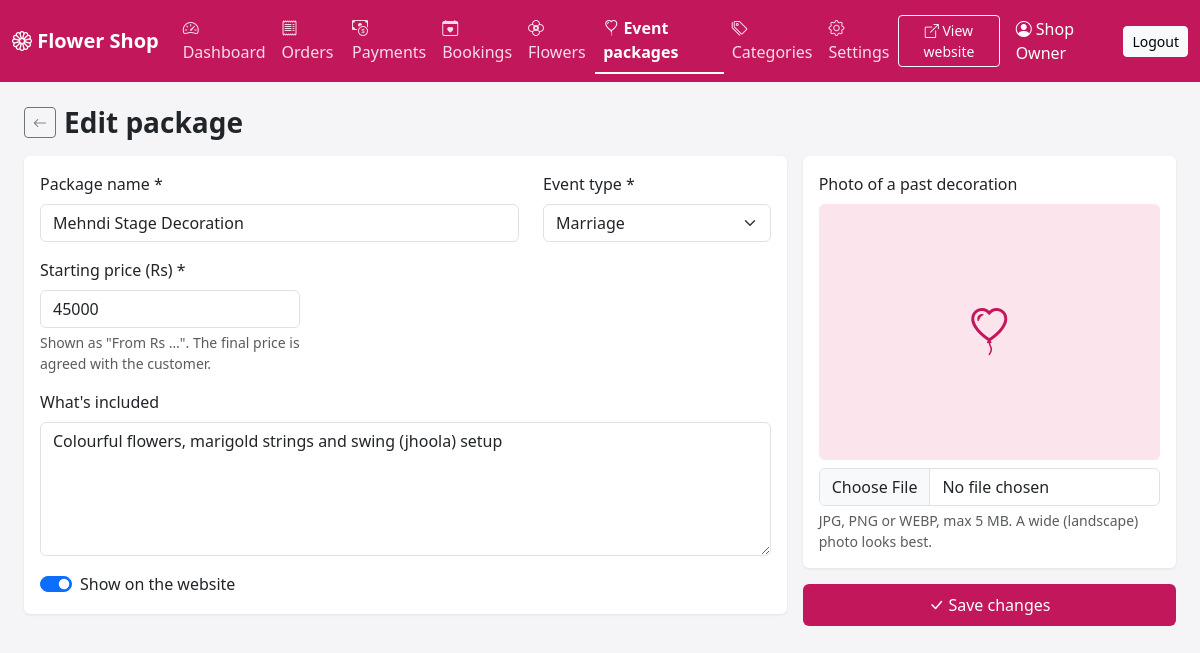
The page /admin/event_edit.php?id=2 (signed in) on the database its author committed.
### tables this page shows
CREATE TABLE settings (
  setting_key   VARCHAR(60) PRIMARY KEY,
  setting_value VARCHAR(255) NOT NULL
);

CREATE TABLE event_packages (
  id             INT AUTO_INCREMENT PRIMARY KEY,
  event_type_id  INT NULL,
  name           VARCHAR(120) NOT NULL,
  description    TEXT,
  starting_price DECIMAL(10,2) NOT NULL,         
  image          VARCHAR(255) NOT NULL DEFAULT '',
  is_active      TINYINT(1) NOT NULL DEFAULT 1,
  created_at     TIMESTAMP DEFAULT CURRENT_TIMESTAMP,
  FOREIGN KEY (event_type_id) REFERENCES event_types(id) ON DELETE SET NULL
);

CREATE TABLE event_types (
  id         INT AUTO_INCREMENT PRIMARY KEY,
  name       VARCHAR(80) NOT NULL UNIQUE,
  is_active  TINYINT(1) NOT NULL DEFAULT 1
);

### admin/_init.php (called while the page is built, shortened)
<?php
function e($value): string
{
    return htmlspecialchars((string) $value, ENT_QUOTES, 'UTF-8');
}
function require_admin(PDO $pdo): array
{
    $stmt = $pdo->prepare("SELECT id, name, email FROM admins WHERE id = ?");
    $stmt->execute([$_SESSION['admin_id']]);
    $admin = $stmt->fetch();
    return $admin;
}

### admin/event_edit.php (the view, shortened to what this page needs)
<?php
require __DIR__ . '/_init.php';
$admin = require_admin($pdo);
$id  = (int) ($_GET['id'] ?? 0);
$pkg = ['event_type_id' => '', 'name' => '', 'description' => '', 'starting_price' => '', 'image' => '', 'is_active' => 1];
if ($id > 0) {
    $stmt = $pdo->prepare("SELECT * FROM event_packages WHERE id = ?");
    $stmt->execute([$id]);
    $pkg = $stmt->fetch();
}
$types     = $pdo->query("SELECT id, name FROM event_types ORDER BY id")->fetchAll();
$has_photo = $pkg['image'] && is_file(__DIR__ . '/../' . $pkg['image']);
$active     = 'events';
require __DIR__ . '/_header.php';
?>
<div class="d-flex align-items-center gap-2 mb-3">
  <a href="events.php" class="btn btn-sm btn-outline-secondary"><i class="bi bi-arrow-left"></i></a>
  <h3 class="fw-bold mb-0"><?= $id ? 'Edit package' : 'Add event package' ?></h3>
</div>
<form method="post" enctype="multipart/form-data" class="row g-3">
  <div class="col-lg-8">
    <div class="card card-body">
      <div class="row">
        <div class="col-md-8 mb-3">
          <label class="form-label">Package name *</label>
          <input name="name" class="form-control" value="<?= e($pkg['name']) ?>" placeholder="e.g. Barat Stage Decoration" required>
        </div>
        <div class="col-md-4 mb-3">
          <label class="form-label">Event type *</label>
          <select name="event_type_id" class="form-select" required>
            <?php foreach ($types as $t): ?>
              <option value="<?= (int) $t['id'] ?>" <?= (int) $pkg['event_type_id'] === (int) $t['id'] ? 'selected' : '' ?>><?= e($t['name']) ?></option>
            <?php endforeach; ?>
          </select>
        </div>
      </div>
      <div class="mb-3" style="max-width: 260px">
        <label class="form-label">Starting price (Rs) *</label>
        <input name="starting_price" type="number" min="1" step="1" class="form-control"
               value="<?= e($pkg['starting_price'] !== '' ? (float) $pkg['starting_price'] : '') ?>" required>
        <div class="form-text">Shown as "From Rs …". The final price is agreed with the customer.</div>
      </div>
      <div class="mb-3">
        <label class="form-label">What's included</label>
        <textarea name="description" rows="5" class="form-control"
                  placeholder="Stage backdrop with fresh roses, entrance arch, 10 table centrepieces..."><?= e($pkg['description']) ?></textarea>
      </div>
      <div class="form-check form-switch">
        <input class="form-check-input" type="checkbox" name="is_active" id="act" <?= $pkg['is_active'] ? 'checked' : '' ?>>
        <label class="form-check-label" for="act">Show on the website</label>
      </div>
    </div>
  </div>
  <div class="col-lg-4">
    <div class="card card-body">
      <label class="form-label">Photo of a past decoration</label>
      <?php if (!$has_photo): ?>
        <div id="nophoto" class="rounded mb-2 d-flex align-items-center justify-content-center"
             style="width:100%;aspect-ratio:4/3;background:#fce4ec;color:#c2185b;font-size:3rem"><i class="bi bi-balloon-heart"></i></div>
      <?php endif; ?>
      <input type="file" name="image" accept="image/jpeg,image/png,image/webp" class="form-control"
             onchange="if(this.files[0]){var p=document.getElementById('preview');p.src=window.URL.createObjectURL(this.files[0]);p.classList.remove('d-none');var n=document.getElementById('nophoto');if(n)n.remove();}">
      <div class="form-text">JPG, PNG or WEBP, max 5 MB. A wide (landscape) photo looks best.</div>
    </div>
    <button class="btn btn-pink w-100 mt-3 py-2"><i class="bi bi-check-lg"></i> <?= $id ? 'Save changes' : 'Add package' ?></button>
  </div>
</form>
<?php require __DIR__ . '/_footer.php'; ?>

### admin/_header.php (shortened to what this page needs)
<?php
$count_pending  = (int) $pdo->query("SELECT COUNT(*) FROM orders WHERE order_status = 'pending'")->fetchColumn();
$count_payments = (int) $pdo->query("SELECT COUNT(*) FROM orders WHERE payment_status = 'submitted' AND order_status <> 'cancelled'")->fetchColumn();
$count_bookings = (int) $pdo->query("SELECT COUNT(*) FROM event_bookings WHERE status = 'new'")->fetchColumn();
$shop_name      = $pdo->query("SELECT setting_value FROM settings WHERE setting_key = 'shop_name'")->fetchColumn() ?: 'Flower Shop';
function nav_item(string $key, string $href, string $icon, string $label, string $active, int $count = 0): string
{
    $cls   = $key === $active ? 'nav-link active' : 'nav-link';
    $badge = $count > 0 ? ' <span class="badge rounded-pill text-bg-light">' . $count . '</span>' : '';
    return '<li class="nav-item"><a class="' . $cls . '" href="' . $href . '"><i class="bi bi-' . $icon . '"></i> '
         . $label . $badge . '</a></li>';
}
?>
<!DOCTYPE html>
<html lang="en">
<head>
  <link href="https://cdn.jsdelivr.net/npm/bootstrap@5.3.3/dist/css/bootstrap.min.css" rel="stylesheet">
  <link href="https://cdn.jsdelivr.net/npm/bootstrap-icons@1.11.3/font/bootstrap-icons.min.css" rel="stylesheet">
</head>
<body>
<nav class="navbar navbar-expand-xl navbar-dark mb-4">
  <div class="container-fluid">
    <a class="navbar-brand fw-bold" href="index.php"><i class="bi bi-flower1"></i> <?= e($shop_name) ?></a>
    <div class="collapse navbar-collapse" id="menu">
      <ul class="navbar-nav me-auto">
        <?= nav_item('dashboard', 'index.php', 'speedometer2', 'Dashboard', $active ?? '') ?>
        <?= nav_item('orders', 'orders.php', 'receipt', 'Orders', $active ?? '', $count_pending) ?>
        <?= nav_item('payments', 'orders.php?payment=submitted', 'cash-coin', 'Payments', $active ?? '', $count_payments) ?>
        <?= nav_item('bookings', 'bookings.php', 'calendar-heart', 'Bookings', $active ?? '', $count_bookings) ?>
        <?= nav_item('flowers', 'flowers.php', 'flower2', 'Flowers', $active ?? '') ?>
        <?= nav_item('events', 'events.php', 'balloon-heart', 'Event packages', $active ?? '') ?>
        <?= nav_item('categories', 'categories.php', 'tags', 'Categories', $active ?? '') ?>
        <?= nav_item('settings', 'settings.php', 'gear', 'Settings', $active ?? '') ?>
      </ul>
      <a href="../" target="_blank" class="btn btn-sm btn-outline-light me-3"><i class="bi bi-box-arrow-up-right"></i> View website</a>
      <span class="navbar-text text-white me-3"><i class="bi bi-person-circle"></i> <?= e($admin['name']) ?></span>
      <a href="logout.php" class="btn btn-sm btn-light">Logout</a>
    </div>
  </div>
</nav>
<main class="container-fluid px-4 pb-5">

### admin/_header.php (style rules this page uses)
body { background: #f5f5f7; }
.navbar { background: #c2185b; }
.navbar .nav-link { color: rgba(255,255,255,.85); }
.navbar .nav-link.active, .navbar .nav-link:hover { color: #fff; }
.navbar .nav-link.active { font-weight: 600; border-bottom: 2px solid #fff; }
.card { border: 0; box-shadow: 0 1px 3px rgba(0,0,0,.08); }
.btn-pink { background: #c2185b; color: #fff; }

### rows shown on the page
settings: setting_value "Flower Shop"
event_packages: name "Mehndi Stage Decoration", event_type_id "Marriage", starting_price "45000", description "Colourful flowers, marigold strings and swing (jhoola) setup", is_active "☑"

### other values the page prints
$label "Dashboard Orders Payments Bookings Flowers Event packages Categories Settings"
$admin['name'] "Shop Owner"
